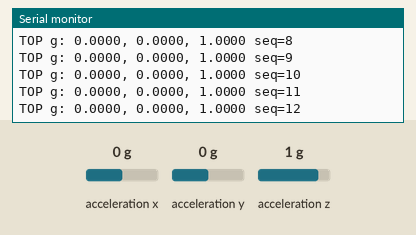
Simulated run of this sketch. Board: ESP32. Parts: the last lines printed to the serial monitor. The inputs (shaded band) are chosen by the test bench; at power-on: acceleration x 0 g, acceleration y 0 g, acceleration z 1 g. Nothing arrives over Bluetooth unless stated.

Above: at 1.7 s.
1.8 s: acceleration x set to -0.8 g
At 1.84 s:
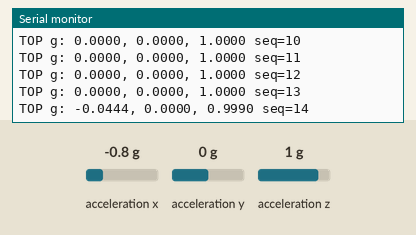
3.3 s: acceleration y set to -1.4 g
At 3.35 s:
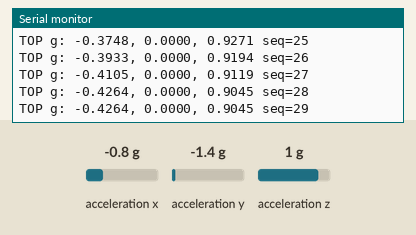
4.8 s: acceleration y set to 0 g
At 4.85 s:
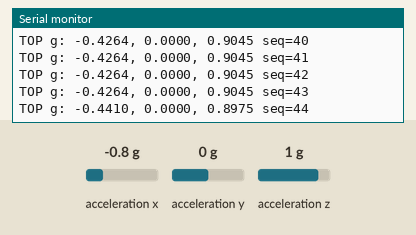
6.3 s: acceleration z set to -1.4 g
At 6.36 s:
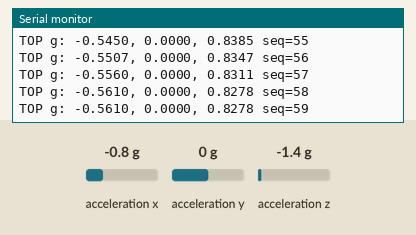
Timing chart, 0 to 8.8 s (numbered marks = the images above; inputs shaded):
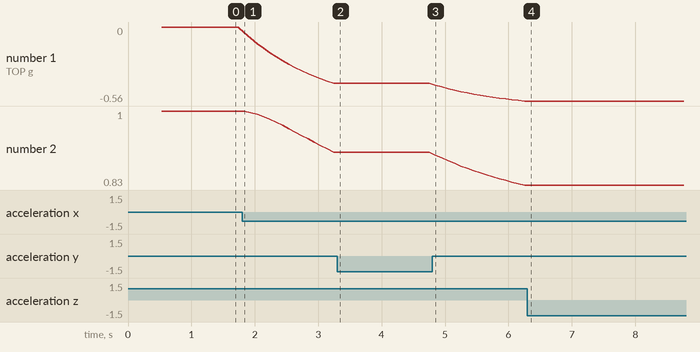

The sketch:

top_node_pairing_display.ino
```cpp
#include <ArduinoBLE.h>
#include <LSM6DS3.h>
#include <Wire.h>
#include <math.h>

// Seeed XIAO nRF52840 Sense IMU at the top of the mast.
LSM6DS3 myIMU(I2C_MODE, 0x6A);

// BLE service/characteristic for top node -> base bridge.
BLEService imuService("19B10010-E8F2-537E-4F6C-D104768A1214");
BLECharacteristic gravityCharacteristic(
  "19B10011-E8F2-537E-4F6C-D104768A1214",
  BLERead | BLENotify,
  sizeof(float) * 3 + sizeof(uint32_t)
);

BLEStringCharacteristic statusCharacteristic(
  "19B10012-E8F2-537E-4F6C-D104768A1214",
  BLERead | BLENotify,
  80
);

struct GravityPacket {
  float gx;
  float gy;
  float gz;
  uint32_t seq;
};

const char TOP_NODE_NAME[] = "XIAO_TOP_IMU";

// -------- Tuning --------
const uint32_t UPDATE_INTERVAL_MS = 100;     // 10 Hz BLE updates
const uint32_t STATUS_INTERVAL_MS = 500;
const float FILTER_ALPHA = 0.93f;           // higher = smoother but slower response
const float MIN_ACCEL_NORM = 0.70f;         // reject samples during strong motion/vibration
const float MAX_ACCEL_NORM = 1.30f;

float fgx = 0.0f;
float fgy = 0.0f;
float fgz = 1.0f;
bool filterReady = false;
uint32_t seq = 0;
uint32_t lastUpdate = 0;
uint32_t lastStatus = 0;

bool readNormalisedAccel(float &gx, float &gy, float &gz) {
  float ax = myIMU.readFloatAccelX();
  float ay = myIMU.readFloatAccelY();
  float az = myIMU.readFloatAccelZ();

  float n = sqrt(ax * ax + ay * ay + az * az);
  if (n < MIN_ACCEL_NORM || n > MAX_ACCEL_NORM) {
    return false;
  }

  gx = ax / n;
  gy = ay / n;
  gz = az / n;
  return true;
}

void updateGravityFilter() {
  float gx, gy, gz;
  if (!readNormalisedAccel(gx, gy, gz)) {
    return; // hold previous filtered vector if acceleration is not gravity-like
  }

  if (!filterReady) {
    fgx = gx;
    fgy = gy;
    fgz = gz;
    filterReady = true;
    return;
  }

  fgx = FILTER_ALPHA * fgx + (1.0f - FILTER_ALPHA) * gx;
  fgy = FILTER_ALPHA * fgy + (1.0f - FILTER_ALPHA) * gy;
  fgz = FILTER_ALPHA * fgz + (1.0f - FILTER_ALPHA) * gz;

  float n = sqrt(fgx * fgx + fgy * fgy + fgz * fgz);
  if (n > 0.0001f) {
    fgx /= n;
    fgy /= n;
    fgz /= n;
  }
}

void writeStatus() {
  String status =
    String("filterReady=") + (filterReady ? "1" : "0") + "," +
    String("seq=") + String(seq) + "," +
    String("millis=") + String(millis());

  statusCharacteristic.writeValue(status);
}

void writeGravityPacket() {
  GravityPacket pkt;
  pkt.gx = fgx;
  pkt.gy = fgy;
  pkt.gz = fgz;
  pkt.seq = seq++;

  gravityCharacteristic.writeValue((uint8_t *)&pkt, sizeof(pkt));

  Serial.print("TOP g: ");
  Serial.print(pkt.gx, 4);
  Serial.print(", ");
  Serial.print(pkt.gy, 4);
  Serial.print(", ");
  Serial.print(pkt.gz, 4);
  Serial.print(" seq=");
  Serial.println(pkt.seq);
}

void setup() {
  Serial.begin(115200);
  uint32_t serialStart = millis();
  while (!Serial && millis() - serialStart < 2000) {}

  Wire.begin();

  if (myIMU.begin() != 0) {
    Serial.println("Top IMU init failed");
    while (1) {}
  }

  // Prime the filter before advertising.
  for (int i = 0; i < 50; i++) {
    updateGravityFilter();
    delay(10);
  }

  if (!BLE.begin()) {
    Serial.println("BLE init failed");
    while (1) {}
  }

  BLE.setLocalName(TOP_NODE_NAME);
  BLE.setDeviceName(TOP_NODE_NAME);
  BLE.setAdvertisedService(imuService);

  imuService.addCharacteristic(gravityCharacteristic);
  imuService.addCharacteristic(statusCharacteristic);
  BLE.addService(imuService);

  writeGravityPacket();
  writeStatus();
  BLE.advertise();
  Serial.println("Top node advertising as XIAO_TOP_IMU");
}

void loop() {
  BLE.poll();

  if (millis() - lastUpdate >= UPDATE_INTERVAL_MS) {
    lastUpdate = millis();
    updateGravityFilter();
    writeGravityPacket();
  }

  if (millis() - lastStatus >= STATUS_INTERVAL_MS) {
    lastStatus = millis();
    writeStatus();
  }
}
```

Measured:
- after the input at 1.8 s, the serial monitor: prints a new line at once (image 1)
- after the input at 3.3 s, the serial monitor: prints a new line at once (image 2)
- after the input at 4.8 s, the serial monitor: prints a new line after 0.05 s (image 3)
- after the input at 6.3 s, the serial monitor: prints a new line after 0.06 s (image 4)
- plotted number 1: 0 → -0.43 after the input at 1.8 s, -0.43 → -0.56 after the input at 4.8 s
- plotted number 2: 1 → 0.9 after the input at 1.8 s, 0.9 → 0.83 after the input at 4.8 s
